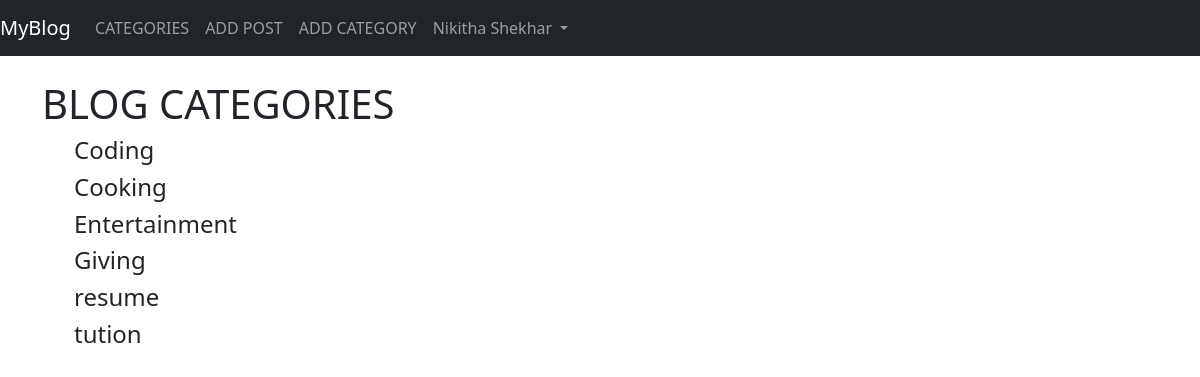
/category-list/ (signed in), run on the app's committed database.
### Trish/models.py (models this page shows, shortened)
class Category(models.Model):
    category = models.CharField(max_length = 255)
    def __str__(self):
        return self.category

### Trish/views.py (the view)
# urls.py: path('category-list/', AddCatListView, name = "category-list"),
def AddCatListView(request):
    category_lists = Category.objects.all()
    return render(request, 'cat_list.html', {'category_lists' : category_lists})

### Trish/Templates/cat_list.html
{% extends 'base.html' %}
{% block content%}
<br>
<h1>BLOG CATEGORIES</h1>
<ul>
        {% for item in category_lists %}
        <h4><a class="dropdown-item" href="{% url 'category' item|slugify %}">{{ item }}</a></h4>
        {% endfor %}
</ul>
{% endblock %}

### Trish/Templates/base.html (shortened to what this page needs)
<!doctype html>
<html lang="en">
  <head>
    <link href="https://cdn.jsdelivr.net/npm/bootstrap@5.3.0-alpha3/dist/css/bootstrap.min.css" rel="stylesheet">
  </head>
  <body>
    <nav class="navbar navbar-expand-lg navbar-dark bg-dark">
        <a class="navbar-brand" href="{% url 'home' %}">  MyBlog</a>
        <div class="collapse navbar-collapse" id="navbarSupportedContent">
          <ul class="navbar-nav mr-auto">
            {% if cat_menu %}
            <li class="nav-item dropdown">
            <a class="nav-link dropdown-toggle" href="#" role="button" data-bs-toggle="dropdown" aria-expanded="false">
            CATEGORIES
            </a>
            <ul class="dropdown-menu">
            {% for item in cat_menu %}
            <li><a class="dropdown-item" href="{% url 'category' item|slugify %}">{{ item }}</a></li>
            {% endfor %}
            </ul>
            </li>
            {% else %}
            <li class="nav-item">
              <a class="nav-link" href="{% url 'category-list' %}">CATEGORIES</a>
            </li>
            {% endif %}
            {% if user.is_authenticated %}
            <li class="nav-item">
              <a class="nav-link" href="{% url 'addBlog' %}">ADD POST</a>
            </li>
            <li class="nav-item">
              <a class="nav-link" href="{% url 'addCat' %}">ADD CATEGORY</a>
            </li>
            {% endif %}
          </ul>
          {% if user.is_authenticated %}
          <ul class="navbar-nav ml-auto">
            <li class="nav-item dropdown">
              <a class="nav-link dropdown-toggle" href="#" role="button" data-bs-toggle="dropdown" aria-expanded="false">
                {{ user.first_name }} {{ user.last_name }}
              </a>
            </li>
          </ul>
          {% endif %}
        </div>
      </nav>
    <div class="container">
        {% block content %}
        {% endblock %}
    </div>
  </body>
</html>

### data on the page
Category: category "Coding"
Category: category "Cooking"
Category: category "Entertainment"
Category: category "Giving"
Category: category "resume"
Category: category "tution"

### other printed values
{{ user.first_name }} "Nikitha"
{{ user.last_name }} "Shekhar"
